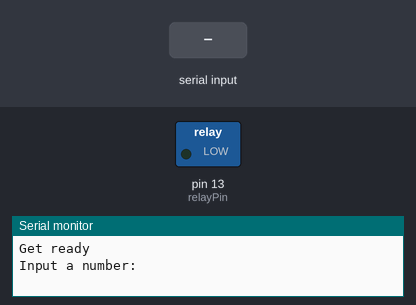
A sketch run on a simulated Arduino Uno, built with avr-gcc and run on an emulated ATmega328P. Parts: switched loads named in the sketch (green lamp = pin HIGH), the last lines printed to the serial monitor. Inputs (shaded band) come from the test bench.

Above: at 5.2 s.
5.3 s: "a" received over Serial
At 5.6 s:
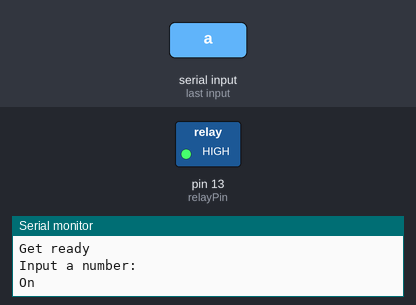
6.8 s: "1" received over Serial
At 9.1 s:
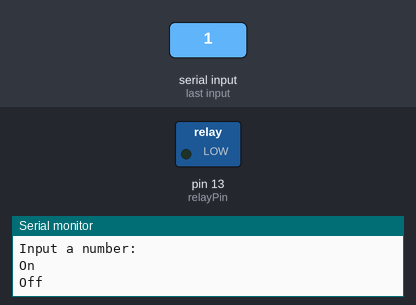
Timing chart, 0 to 10.6 s (numbered marks = the images above; inputs shaded):
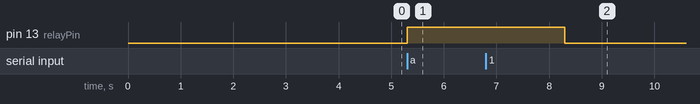

The sketch:

StringTest.ino
```cpp
const int relayPin = 13;
char input;

void turnOff()
{
  digitalWrite(relayPin, LOW);
  Serial.println("Off");
  delay(2000);
}

void turnOn()
{
  digitalWrite(relayPin, HIGH);
  Serial.println("On");
  delay(3000);
}

void setup()
{
  pinMode(relayPin, OUTPUT);
  turnOff();
  Serial.begin(9600);
  Serial.println("Get ready");
  delay(2000);
  Serial.println("Input a number: ");

}

void loop()
{

  if (Serial.available())
  {
      input = Serial.read();
      if (input == 97) // a
      {
        turnOn();
      }
      else
      {
        turnOff();
      }
  }

}
```

Measured:
- after the input at 5.3 s, pin 13 (relayPin): LOW → HIGH at once
- after the input at 6.8 s, pin 13 (relayPin): HIGH → LOW after 1.5 s
